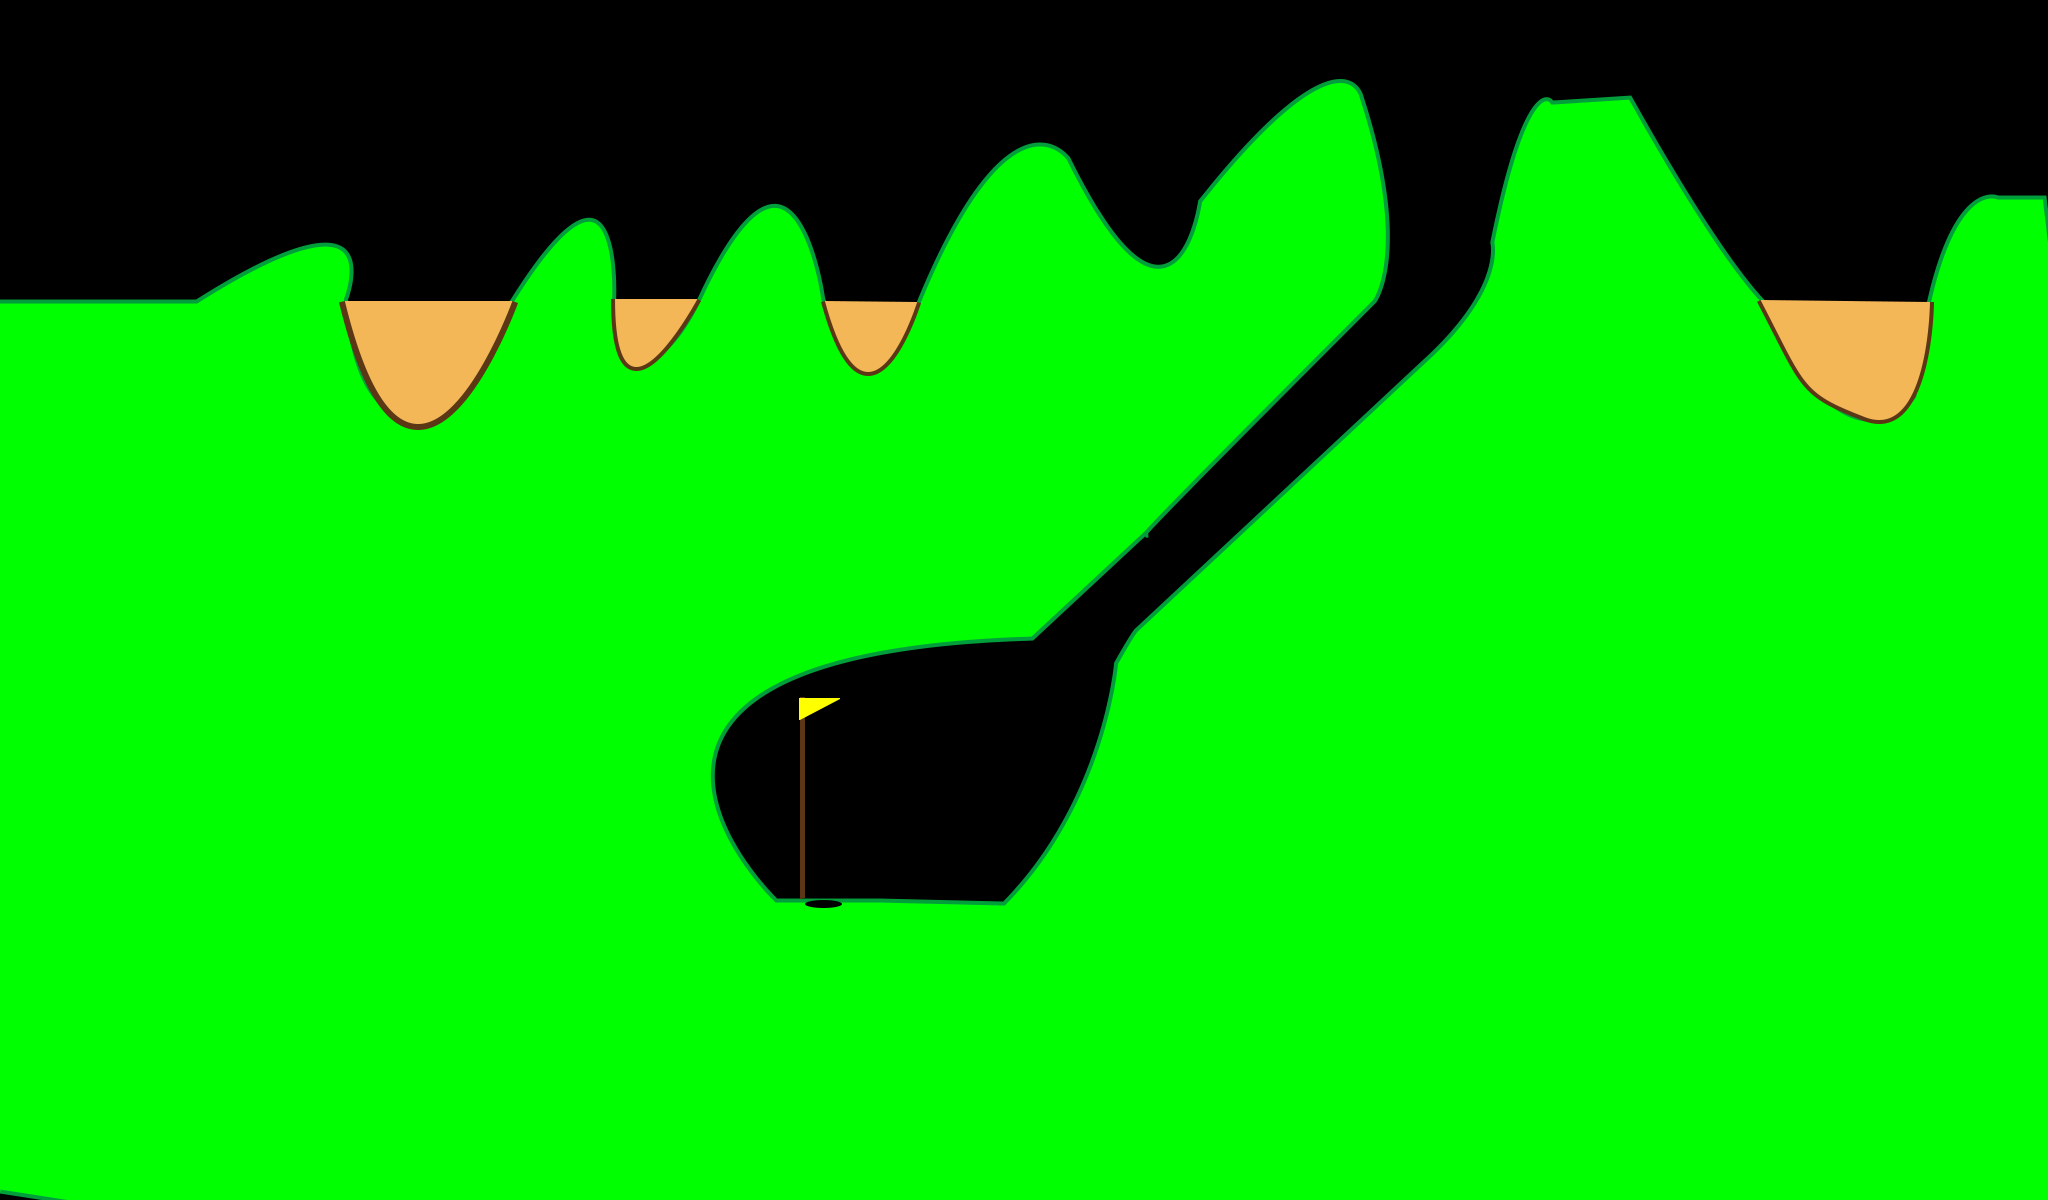

Rendered tile map (Tiled .tmx) drawn with the repository's tilesets; below, a short description and the map source with its tile grids summarised:
An orthogonal 64x30 tile map with 32x40 px tiles, 1 tile layer (Capa de Patrones 1) and 12 objects.

<map version="1.0" orientation="orthogonal" renderorder="right-down" width="64" height="30" tilewidth="32" tileheight="40" nextobjectid="20">
 <tileset firstgid="1" name="Nivel 3" tilewidth="32" tileheight="40" tilecount="1920" columns="64">
  <image source="Fondo7.png" width="2048" height="1200" />
 </tileset>
 <layer name="Capa de Patrones 1" width="64" height="30">
  <data>[1920 cells, 1920 non-empty, 1920 distinct tile ids]</data>
 </layer>
 <objectgroup name="objetos">
  <object id="3" x="0" y="303.5">
   <properties>
    <property name="rozamiento" value="0.60" />
   </properties>
   <polyline points="0,0 198.5,0 230.5,-20 275,-43 301,-53 314.5,-57 326,-57 334.5,-56.5 339.5,-53.5 344,-50 347,-44 349,-33.5 347,-17 343,-4.5 343.5,-4" />
  </object>
  <object id="5" x="515" y="300.5">
   <properties>
    <property name="rozamiento" value="0.60" />
   </properties>
   <polyline points="0,0 19.5,-29.5 37.5,-53 49.5,-65.5 63.5,-76.5 73.5,-79 81,-77.5 84.5,-72.5 90.5,-63.5 94,-46 97,-19.5 96.5,-3 96,-2.5" />
  </object>
  <object id="7" x="702.5" y="298.5">
   <properties>
    <property name="rozamiento" value="0.60" />
   </properties>
   <polyline points="0,0 10.5,-21.5 24,-46 37.5,-66 51.5,-82 64.5,-89.5 71,-90.5 77,-90.5 83.5,-87 88.5,-82 94,-75 103,-59 110.5,-34.5 119.5,1" />
  </object>
  <object id="9" x="921" y="301.5">
   <properties>
    <property name="rozamiento" value="0.6" />
   </properties>
   <polyline points="0,0 24.5,-53 29.5,-65 37,-77 44.5,-90 63,-117.5 75,-130 86,-140 99,-151 111,-155 123.5,-156 129.5,-153 142.5,-147.5 145,-141.5 158.5,-116 186.5,-71 203,-51 224.5,-35 239,-32 243,-33 252,-36.5 258,-41.5 270.5,-62 274.5,-70 281.5,-94.5 280.5,-100.5 303,-126 318,-144.5 369.5,-194.5 390.5,-208.5 406.5,-217 416,-218 422.5,-219 431.5,-216 438.5,-206.5 447.5,-172.5 455.5,-140 461,-108 464,-75.5 463.5,-36.5 454,-5.5 387,62.5 291.5,158.5 110,335.5 59,337 -8.5,343.5 -57.5,352 -124.5,371 -160.5,391 -192.5,416.5 -199.5,430.5 -207,450 -210,464 -209.5,478.5 -209.5,501.5 -204,515 -194,539 -181.5,558 -148.5,599 -117.5,601 -114,602.5 -109.5,604.5 -95,606 -88.5,605.5 -84.5,605.5 -80.5,603.5 -79.5,601.5 -44,601 83,604.5 88,599.5 114.5,568.5 124,556.5 131,545.5 156.5,502.5 159.5,494 173,460.5 185,424.5 197,363 199,358.5 214,334.5 226.5,320.5 311,242.5 452.5,109.5 485.5,80.5 507,60.5 539.5,26 566.5,-12.5 575.5,-48.5 573.5,-61 584,-105 596.5,-149.5 611,-187 620.5,-199 624.5,-201 627.5,-199.5 629.5,-197.5 707.5,-201.5 758,-115 800,-52 838,-2.5 839.5,0.5 841.5,3" />
  </object>
  <object id="10" x="1761.5" y="304">
   <properties>
    <property name="rozamiento" value="1" />
   </properties>
   <polyline points="0,0 171,1.5" />
  </object>
  <object id="11" x="1932.5" y="304.5">
   <properties>
    <property name="rozamiento" value="0.6" />
   </properties>
   <polyline points="0,0 0,-8.5 3,-23.5 10.5,-49 17,-62 19,-66 29.5,-86.5 37.5,-94 48,-104 56.5,-106.5 62.5,-106.5 71.5,-104 110,-105 113.5,-104.5 109.924,895.5 -1929.47,892.47 -1932.5,25.803" />
  </object>
  <object id="12" x="343.125" y="299">
   <properties>
    <property name="rozamiento " value="1.0" />
   </properties>
   <polyline points="0,0 0.375,4.75 170.208,5.66667 172.875,3.66667" />
  </object>
  <object id="14" x="611.5" y="296.75">
   <properties>
    <property name="rozamiento" value="1" />
   </properties>
   <polyline points="0,0 0,5.25 89.5,5.25 91.8333,1.58333" />
  </object>
  <object id="16" x="821.333" y="299">
   <properties>
    <property name="rozomiento" value="1.0" />
   </properties>
   <polyline points="0,0 1.33333,6 99,6.33333 101.667,-0.333333" />
  </object>
  <object id="17" x="3.0303" y="309.091">
   <polyline points="0,0 0,-303.03 1454.97,-307.091 2042.97,-307.091 2039.39,-112.121" />
  </object>
  <object id="18" x="45.4545" y="251.515" width="57.5758" height="51.5152">
   <properties>
    <property name="pelota" value="0.0" />
   </properties>
   <ellipse />
  </object>
  <object id="19" x="804.667" y="902.667">
   <properties>
    <property name="hoyo" value="0.0" />
   </properties>
   <polyline points="0,0 6,3.33333 18.6667,4.66667 26.6667,4.66667 34,2.66667 36,1.33333 37.3333,-1.33333" />
  </object>
 </objectgroup>
</map>